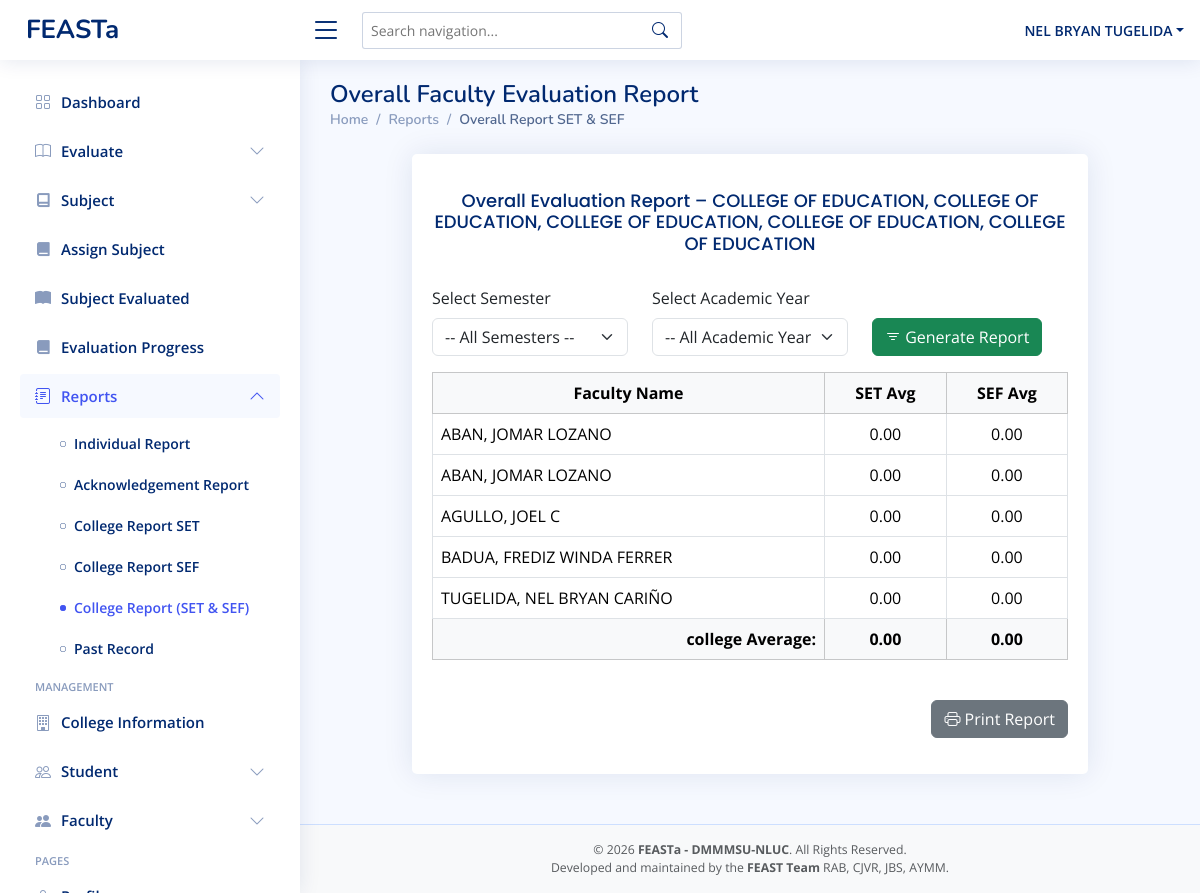
The page /admin-overallreport.php (signed in) on the database its author committed.
### tables this page shows
CREATE TABLE `faculty` (
  `id` int(255) NOT NULL,
  `idnumber` varchar(255) NOT NULL,
  `first_name` varchar(50) NOT NULL,
  `mid_name` varchar(50) DEFAULT NULL,
  `last_name` varchar(50) NOT NULL,
  `password` varchar(255) DEFAULT NULL,
  `college` varchar(255) DEFAULT NULL,
  `program` varchar(255) DEFAULT NULL,
  `faculty_rank` varchar(50) DEFAULT NULL,
  `role` varchar(50) NOT NULL DEFAULT 'faculty',
  `status` varchar(11) NOT NULL DEFAULT 'active'
);

### admin-overallreport.php (the view, shortened to what this page needs)
<?php
include 'conn/conn.php';
$admin_id = $_SESSION['idnumber'];
$stmt = $conn->prepare("SELECT college_name FROM admin_college WHERE admin_idnumber = ?");
$stmt->bind_param("s", $admin_id);
$stmt->execute();
$result = $stmt->get_result();
$college = [];
while ($row = $result->fetch_assoc()) {
  $college[] = $row['college_name'];
}
$admin_college_display = !empty($college) ? implode(', ', $college) : 'No college Assigned';
$semester_filter = isset($_GET['semester']) ? $_GET['semester'] : '';
$academic_filter = isset($_GET['academic_year']) ? $_GET['academic_year'] : '';
$faculties = [];
$admin_assignments = [];
$stmt_admin_dept = $conn->prepare("SELECT college_name, program_name FROM admin_college WHERE admin_idnumber = ?");
$stmt_admin_dept->bind_param("s", $admin_id);
$stmt_admin_dept->execute();
$result = $stmt_admin_dept->get_result();
while ($row = $result->fetch_assoc()) {
  $admin_assignments[] = $row;
}
if (!empty($admin_assignments)) {
  $faculty_query_parts = [];
  $params = [];
  $types = "";
  foreach ($admin_assignments as $assignment) {
    $faculty_query_parts[] = "(college = ? AND program = ?)";
    $params[] = $assignment['college_name'];
    $params[] = $assignment['program_name'];
    $types .= "ss";
  }
  $faculty_where_sql = implode(' OR ', $faculty_query_parts);
  $sql = "
        SELECT idnumber, last_name, first_name, mid_name
        FROM faculty
        WHERE ($faculty_where_sql)
        ORDER BY last_name ASC
    ";
  $query = $conn->prepare($sql);
  $query->bind_param($types, ...$params);
  $query->execute();
  $faculties = $query->get_result()->fetch_all(MYSQLI_ASSOC);
}
$overall_rows = '';
$total_set_avg = 0;
$total_sef_avg = 0;
$faculty_with_set = 0;
$faculty_with_sef = 0;
foreach ($faculties as $fac) {
  $fid = $fac['idnumber'];
  $name = "{$fac['last_name']}, {$fac['first_name']} {$fac['mid_name']}";
  $sql = "SELECT COUNT(*) AS students, AVG(computed_rating) AS avg_rating
            FROM evaluation WHERE faculty_id = ?";
  $types = "s";
  $params = [$fid];
  $stmtEval = $conn->prepare($sql);
  $stmtEval->bind_param($types, ...$params);
  $stmtEval->execute();
  $set_result = $stmtEval->get_result()->fetch_assoc();
  $set_count = (int)$set_result['students'];
  $set_avg_raw = $set_count ? (float)$set_result['avg_rating'] : 0.00;
  $set_avg_display = number_format($set_avg_raw, 2);
  $sql = "SELECT COUNT(*) AS admins, AVG(computed_rating) AS avg_rating
            FROM admin_evaluation WHERE evaluatee_id = ?";
  $types = "s";
  $params = [$fid];
  $stmtEval = $conn->prepare($sql);
  $stmtEval->bind_param($types, ...$params);
  $stmtEval->execute();
  $sef_result = $stmtEval->get_result()->fetch_assoc();
  $sef_count = (int)$sef_result['admins'];
  $sef_avg_raw = $sef_count ? (float)$sef_result['avg_rating'] : 0.00;
  $sef_avg_display = number_format($sef_avg_raw, 2);
  $overall_rows .= "
      <tr>
        <td>{$name}</td>
        <td class='text-center'>{$set_avg_display}</td>
        <td class='text-center'>{$sef_avg_display}</td>
      </tr>
    ";
}
$final_set_average = ($faculty_with_set > 0) ? ($total_set_avg / $faculty_with_set) : 0;
$final_sef_average = ($faculty_with_sef > 0) ? ($total_sef_avg / $faculty_with_sef) : 0;
?>
<!DOCTYPE html>
<html>
<head>
  <?php include 'head.php' ?>
</head>
<body>
  <?php include 'admin-header.php'; ?>
  <?php include 'admin-sidebar.php' ?>
  <main id="main" class="main">
    <div class="pagetitle">
      <h1>Overall Faculty Evaluation Report</h1>
      <nav>
        <ol class="breadcrumb">
          <li class="breadcrumb-item"><a href="admin-dashboard.php">Home</a></li>
          <li class="breadcrumb-item">Reports</li>
          <li class="breadcrumb-item active">Overall Report SET & SEF</li>
        </ol>
      </nav>
    </div>
    <section class="section dashboard">
      <div class="container mt-4">
        <div class="row justify-content-center">
          <div class="col-lg-10">
            <div class="card">
              <div class="card-body">
                <h4 class="card-title text-center my-3">
                  Overall Evaluation Report – <?= htmlspecialchars($admin_college_display) ?>
                </h4>
                <form method="GET" class="mb-3">
                  <div class="row align-items-end">
                    <div class="col-md-4">
                      <label for="semester" class="form-label">Select Semester</label>
                      <select name="semester" id="semester" class="form-select">
                        <option value="">-- All Semesters --</option>
                      </select>
                    </div>
                    <div class="col-md-4">
                      <label for="academic_year" class="form-label">Select Academic Year</label>
                      <select name="academic_year" id="academic_year" class="form-select">
                        <option value="">-- All Academic Years --</option>
                      </select>
                    </div>
                    <div class="col-md-auto">
                      <button type="submit" class="btn btn-success w-100">
                        <i class="bi bi-filter"></i> Generate Report
                      </button>
                    </div>
                  </div>
                </form>
                <div class="table-responsive mb-4">
                  <table class="table table-bordered table-hover">
                    <thead class="table-light text-center">
                      <tr>
                        <th>Faculty Name</th>
                        <th>SET Avg</th>
                        <th>SEF Avg</th>
                      </tr>
                    </thead>
                    <tbody>
                      <?= $overall_rows ?>
                    </tbody>
                    <tfoot>
                      <tr class="table-light fw-bold">
                        <td class="text-end">college Average:</td>
                        <td class="text-center"><?= number_format($final_set_average, 2) ?></td>
                        <td class="text-center"><?= number_format($final_sef_average, 2) ?></td>
                      </tr>
                    </tfoot>
                  </table>
                </div>
                <div class="text-end mb-3">
                  <a href="admin-overallreport-print.php?semester=<?= urlencode($semester_filter) ?>&academic_year=<?= urlencode($academic_filter) ?>" class="btn btn-secondary" target="_blank">
                    <i class="bi bi-printer"></i> Print Report
                  </a>
                </div>
              </div>
            </div>
          </div>
        </div>
      </div>
    </section>
  </main>
  <?php include 'footer.php'; ?>
</body>
</html>

### assets/css/style.css (style rules this page uses)
:root { scroll-behavior: smooth; }
body { font-family: "Open Sans", sans-serif; background: #f6f9ff; color: #444444; }
a { color: #4154f1; text-decoration: none; }
h1, h2, h3, h4, h5, h6 { font-family: "Nunito", sans-serif; }
#main { margin-top: 60px; padding: 20px 30px; transition: all 0.3s; }
.pagetitle { margin-bottom: 10px; }
.pagetitle h1 { font-size: 24px; margin-bottom: 0; font-weight: 600; color: #012970; }
.card { margin-bottom: 30px; border: none; border-radius: 5px; box-shadow: 0px 0 30px rgba(1, 41, 112, 0.1); }
.card-title { padding: 20px 0 15px 0; font-size: 18px; font-weight: 500; color: #012970; font-family: "Poppins", sans-serif; }
.card-body { padding: 0 20px 20px 20px; }
.breadcrumb { font-size: 14px; font-family: "Nunito", sans-serif; color: #899bbd; font-weight: 600; }
.breadcrumb a { color: #899bbd; transition: 0.3s; }
.breadcrumb .breadcrumb-item::before { color: #899bbd; }
.breadcrumb .active { color: #51678f; font-weight: 600; }
@media (min-width: 1200px) { #main, #footer { margin-left: 300px; } }

### rows shown on the page
faculty: name "ABAN, JOMAR LOZANO", set_avg_display "0.00", sef_avg_display "0.00"
faculty: name "ABAN, JOMAR LOZANO", set_avg_display "0.00", sef_avg_display "0.00"
faculty: name "AGULLO, JOEL C", set_avg_display "0.00", sef_avg_display "0.00"
faculty: name "BADUA, FREDIZ WINDA FERRER", set_avg_display "0.00", sef_avg_display "0.00"
faculty: name "TUGELIDA, NEL BRYAN CARIÑO", set_avg_display "0.00", sef_avg_display "0.00"

### other values the page prints
$_SESSION['first_name'] "NEL BRYAN"
$_SESSION['last_name'] "TUGELIDA"
$admin_college_display "COLLEGE OF EDUCATION, COLLEGE OF EDUCATION, COLLEGE OF EDUCATION, COLLEGE OF EDUCATION, COLLEGE OF EDUCATION"
$final_set_average "0.00"
$final_sef_average "0.00"
